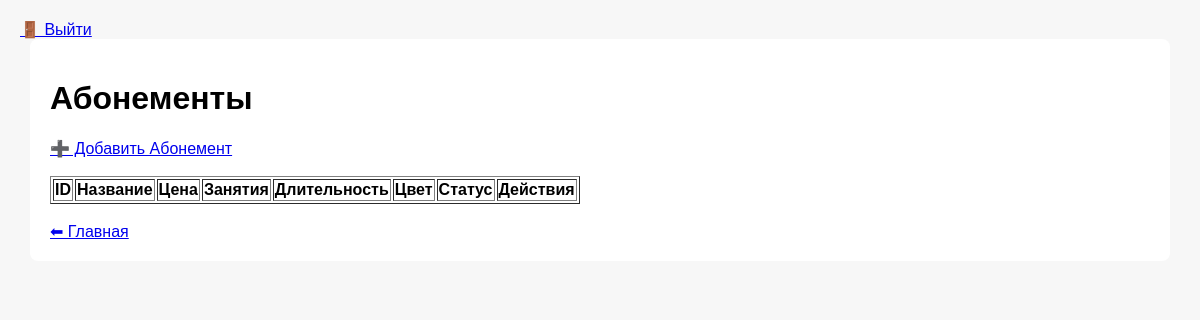
/cards (signed in), run on an earlier commit of the app's database.
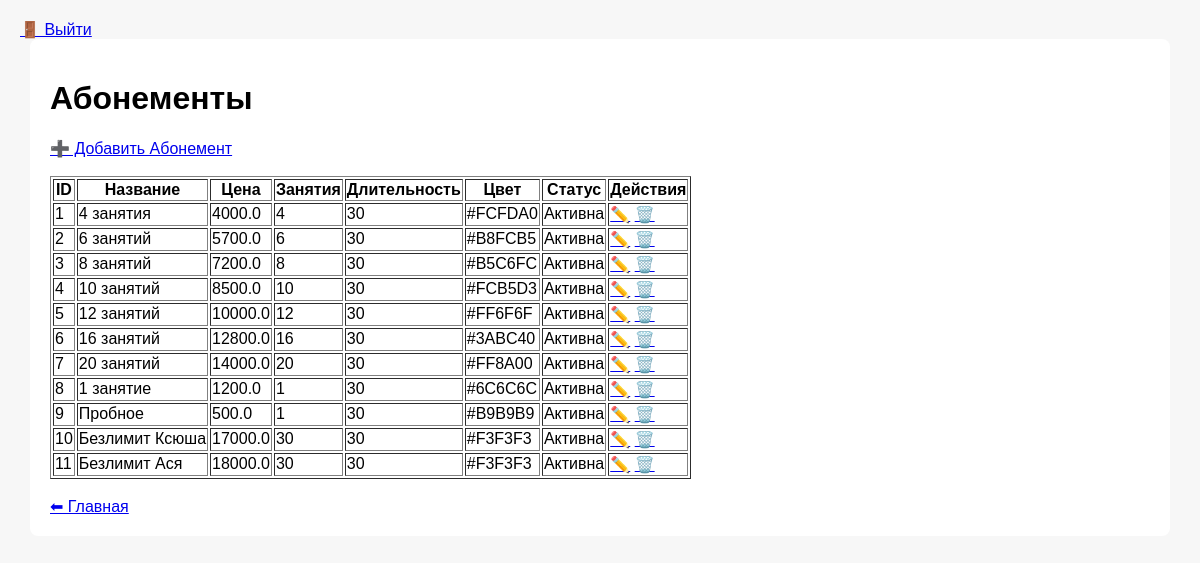
And on a later commit of the database.
### tables this page shows
CREATE TABLE cards
                   (
                       id INTEGER PRIMARY KEY AUTOINCREMENT,
                       name TEXT NOT NULL,
                       price REAL NOT NULL,
                       lessons_count INTEGER NOT NULL,
                       duration TEXT NOT NULL,
                       color TEXT,
                       status TEXT NOT NULL,
                       creation_date TEXT
                   );

### app.py (the view)
    def wrapper(*args, **kwargs):
        if "user" not in session:
            return redirect(url_for("login"))
        return fn(*args, **kwargs)

### app.py (called while the page is built)
def login_required(fn):
    def wrapper(*args, **kwargs):
        if "user" not in session:
            return redirect(url_for("login"))
        return fn(*args, **kwargs)
    wrapper.__name__ = fn.__name__
    return wrapper

@app.route("/cards")
@login_required
def cards():
    cards = db.get_all_cards()
    return render_template("cards.html", cards=cards)

### database.py (called while the page is built)
def get_connection():
    conn = sqlite3.connect(DB_NAME)
    conn.row_factory = sqlite3.Row
    return conn

def get_all_cards():
    conn = get_connection()
    cards = conn.execute("SELECT * FROM cards").fetchall()
    conn.close()
    return cards

### templates/cards.html (shortened to what this page needs)
{% extends "base.html" %}
{% block content %}
<h1>Абонементы</h1>
<a href="{{ url_for('add_card') }}">➕ Добавить Абонемент</a><br><br>
<table border="1">
    <tr>
        <th>ID</th>
        <th>Название</th>
        <th>Цена</th>
        <th>Занятия</th>
        <th>Длительность</th>
        <th>Цвет</th>
        <th>Статус</th>
        <th>Действия</th>
    </tr>
    {% for card in cards %}
    <tr>
        <td>{{ card.id }}</td>
        <td>{{ card.name }}</td>
        <td>{{ card.price }}</td>
        <td>{{ card.lessons_count }}</td>
        <td>{{ card.duration }}</td>
        <td>{{ card.color }}</td>
        <td>{{ card.status }}</td>
        <td>
            <a href="{{ url_for('edit_card', card_id=card.id) }}">✏️</a>
            <a href="{{ url_for('delete_card', card_id=card.id) }}">🗑️</a>
        </td>
    </tr>
    {% endfor %}
</table>
<br>
<a href="{{ url_for('index') }}">⬅ Главная</a>
{% endblock %}

### templates/base.html (shortened to what this page needs)
<!DOCTYPE html>
<html lang="ru">
<head>
</head>
<body>
<a href="{{ url_for('logout') }}">🚪 Выйти</a>
<div class="container">
    {% block content %}{% endblock %}
</div>
</body>
</html>

### templates/base.html (style rules this page uses)
body { font-family: Arial, sans-serif; margin: 20px; background: #f7f7f7; }
.container { max-width: 1100px; margin: auto; background: #fff; padding: 20px; border-radius: 8px; }

What changed in the data, as far as the page shows it:
added cards: id "1", name "4 занятия", price "4000.0", lessons_count "4", duration "30", color "#FCFDA0", status "Активна"
added cards: id "2", name "6 занятий", price "5700.0", lessons_count "6", duration "30", color "#B8FCB5", status "Активна"
added cards: id "3", name "8 занятий", price "7200.0", lessons_count "8", duration "30", color "#B5C6FC", status "Активна"
added cards: id "4", name "10 занятий", price "8500.0", lessons_count "10", duration "30", color "#FCB5D3", status "Активна"
added cards: id "5", name "12 занятий", price "10000.0", lessons_count "12", duration "30", color "#FF6F6F", status "Активна"
added cards: id "6", name "16 занятий", price "12800.0", lessons_count "16", duration "30", color "#3ABC40", status "Активна"
added cards: id "7", name "20 занятий", price "14000.0", lessons_count "20", duration "30", color "#FF8A00", status "Активна"
added cards: id "8", name "1 занятие", price "1200.0", lessons_count "1", duration "30", color "#6C6C6C", status "Активна"
added cards: id "9", name "Пробное", price "500.0", lessons_count "1", duration "30", color "#B9B9B9", status "Активна"
added cards: id "10", name "Безлимит Ксюша", price "17000.0", lessons_count "30", duration "30", color "#F3F3F3", status "Активна"
added cards: id "11", name "Безлимит Ася", price "18000.0", lessons_count "30", duration "30", color "#F3F3F3", status "Активна"
